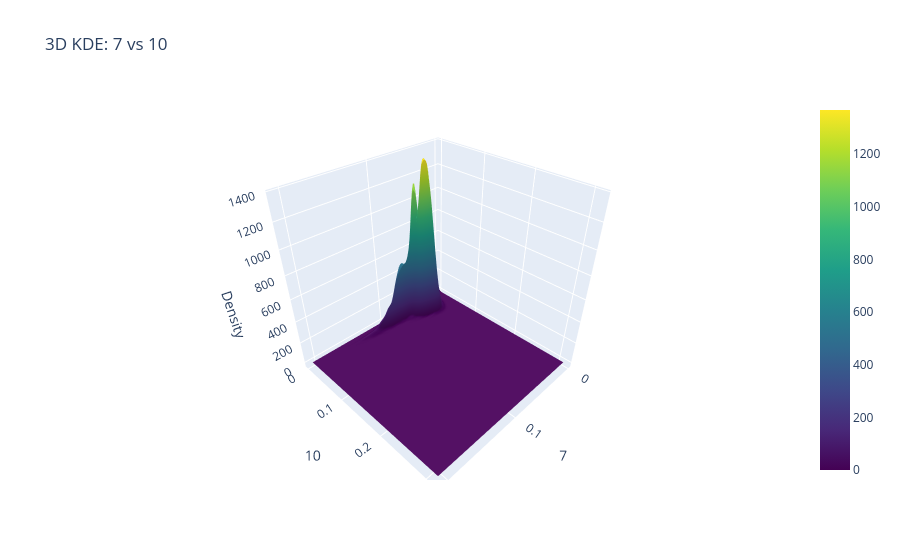

Notebook code cell kept with this figure:
### Code cell
plot_3d_kde(merged, '7', '10') #4

### Figure 1 — Plotly figure (JSON) as saved in the notebook; plotly's stock layout.template omitted (floating-point values rounded to 4 significant figures; data arrays with more than 128 entries replaced by an {"elided": "..."} marker saying what was removed)
{"data": [{"colorscale": [[0, "#440154"], [0.1111, "#482878"], [0.2222, "#3e4989"], [0.3333, "#31688e"], [0.4444, "#26828e"], [0.5556, "#1f9e89"], [0.6667, "#35b779"], [0.7778, "#6ece58"], [0.8889, "#b5de2b"], [1, "#fde725"]], "showscale": true, "type": "surface", "x": {"elided": "120x120 float values"}, "y": {"elided": "120x120 float values"}, "z": {"elided": "120x120 float values"}}], "layout": {"scene": {"xaxis": {"title": {"text": "7"}}, "yaxis": {"title": {"text": "10"}}, "zaxis": {"title": {"text": "Density"}}}, "title": {"text": "3D KDE: 7 vs 10"}}}
